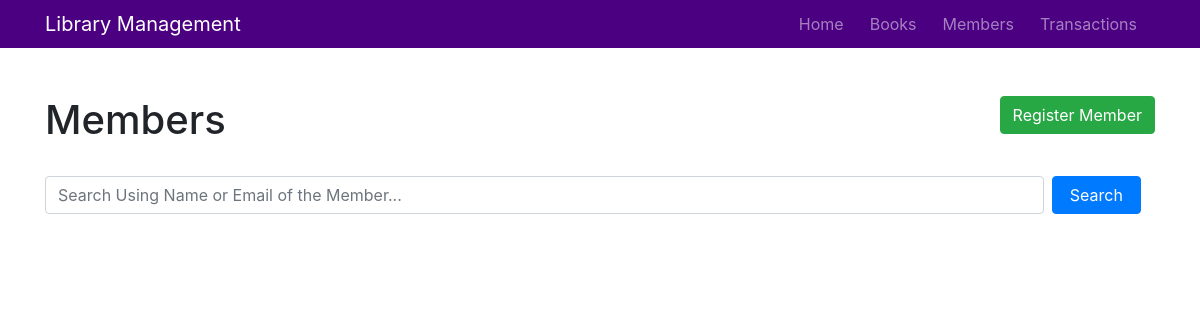
The app's page /members, older data.
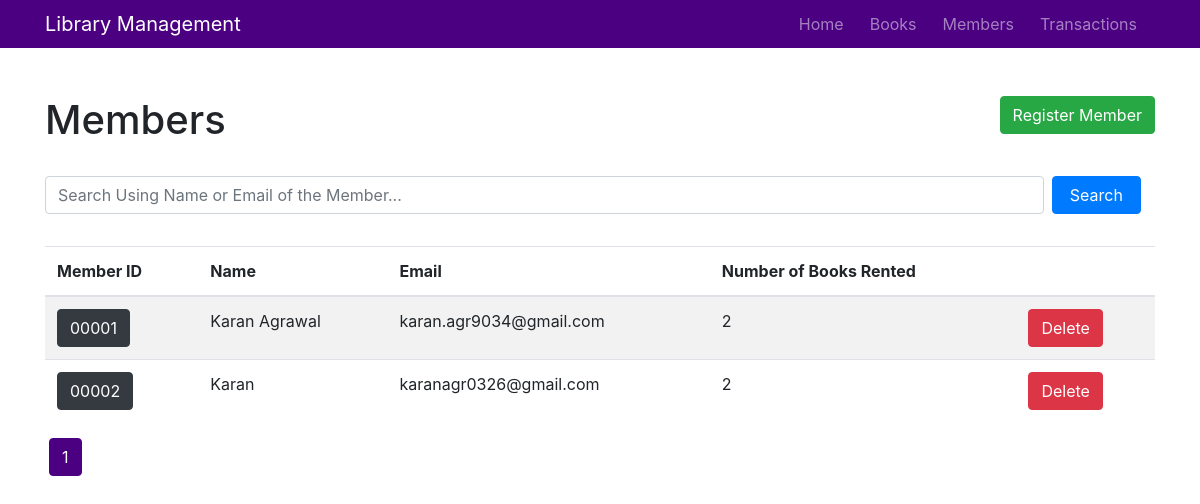
The same page, newer data.
### library_management/models.py (models this page shows, shortened)
class Member(db.Model):
    __tablename__ = 'member'
    member_id = db.Column(db.Integer, primary_key=True)
    name = db.Column(db.String(50), nullable=False)
    email = db.Column(db.String(150), nullable=False, unique=True)
    transactions = db.relationship('Transaction', backref='member', lazy=True)

### library_management/members/routes.py (the view)
@members.route('/members')
def all_members():
    page = request.args.get('page', 1, type=int)
    members = Member.query.order_by(Member.member_id.asc()).paginate(page=page, per_page=20)
    return render_template("members.html", title="Members", members=members, data=members.items)

### library_management/templates/members.html (shortened to what this page needs)
{% extends "layout.html" %}
{% block content %}
    <br>
    <a class="btn btn-success float-right" href="{{ url_for('members.register_member') }}">Register Member</a>
    <h1>Members</h1>
    <br>
    <form class="form-inline" action="/members/search" method="POST">
        <input name="search" type="text" class="form-control mb-2 mr-sm-2 search" placeholder="Search Using Name or Email of the Member...">
        <button type="submit" class="btn btn-primary mb-2 search">Search</button>
    </form>
    <br>
    {% if data %}
        <table class="table table-hover table-striped">
            <thead>
                <tr>
                    <th>Member ID</th>
                    <th>Name</th>
                    <th>Email</th>
                    <th>Number of Books Rented</th>
                    <th></th>
                </tr>
            </thead>
            <tbody>
                {% for member in data %}
                <tr>
                    <td><span class="btn btn-dark pull-right">{{"{:05d}".format(member.member_id)}}</span></td>
                    <td>{{member.name}}</td>
                    <td>{{member.email}}</td>
                    <td>{{member.transactions|length}}</td>
                    <td>
                        <form action="/member/{{member.member_id}}/delete" method="POST" onsubmit="return confirm('Are you sure you want to delete this member?');">
                            <input type="submit" value="Delete" class="btn btn-danger">
                        </form>
                    </td>
                </tr>
                {% endfor %}
            </tbody>
        </table>
        {% if not title.startswith('Search') %}
            <div class="pagination">
                {% for page_num in members.iter_pages(left_edge=1, right_edge=1, left_current=2, right_current=3) %}
                    {% if page_num %}
                        {% if members.page==page_num %}
                            <a class="btn btn-danger mb-4" href="{{ url_for('members.all_members', page=page_num) }}">{{ page_num }}</a>
                        {% else %}
                            <a class="btn btn-outline-danger mb-4" href="{{ url_for('members.all_members', page=page_num) }}">{{ page_num }}</a>
                        {% endif %}
                    {% else %}
                        <p class="mt-3">...</p>
                    {% endif %}
                {% endfor %}
            </div>
        {% endif %}
    {% endif %}
{% endblock content %}

### library_management/templates/layout.html (shortened to what this page needs)
<!DOCTYPE html>
<html>
<head>
    <link rel="stylesheet" href="https://maxcdn.bootstrapcdn.com/bootstrap/4.0.0/css/bootstrap.min.css">
    <link rel="stylesheet" type="text/css" href="{{ url_for('static', filename='main.css') }}">
</head>
<body>
    <header>
        <nav class="navbar navbar-expand-md navbar-dark bg-steel fixed-top">
            <div class="container">
              <a href="/" class="navbar-brand mr-4">Library Management</a>
              <div class="collapse navbar-collapse" id="navbarToggle">
                <div class="navbar-nav">
                  <a class="nav-item nav-link" href="/">Home</a>
                  <a class="nav-item nav-link" href="{{ url_for('books.all_books') }}">Books</a>
                  <a class="nav-item nav-link" href="{{ url_for('members.all_members') }}">Members</a>
                  <a class="nav-item nav-link" href="{{ url_for('transactions.all_transactions') }}">Transactions</a>
                </div>
              </div>
            </div>
        </nav>
    </header>
    <main class="container">
        <div class="row">
            <div class="col-md-12">
                {% block content %}{% endblock %}
            </div>
        </div>
    </main>
</body>

### library_management/static/main.css (style rules this page uses)
* { margin: 0; padding: 0; box-sizing: border-box; }
header { margin-bottom: 6vw; }
nav { background-color: indigo; max-height: 4vw; }
.nav-item { margin-right: 10px; }
.container .row { margin-top: 20px; }
.pagination a { border-color: indigo; margin-right: 4px; margin-left: 4px; color: indigo; }
.pagination a.btn-danger { color: white; background-color: indigo; }
input.search { width: 90% !important; }
button.search { width: 8%; }

Row changes from the older to the newer data that the page shows:
added Member: member_id "00001", name "Karan Agrawal", email "karan.agr9034@gmail.com", transactions|length "2"
added Member: member_id "00002", name "Karan", email "karanagr0326@gmail.com", transactions|length "2"
Text that changed along with them:
text now shown: "Member ID Name Email Number of Books Rented"
new list line: "1"
